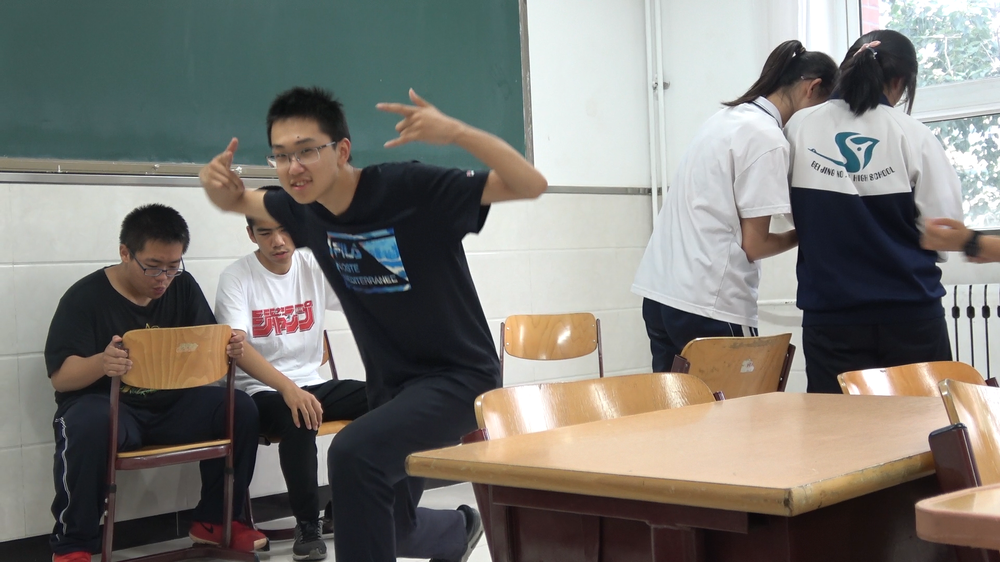
#> input picture python/AI/visual/shy.png, 1000 x 562 px, shrunk from 1920 x 1080 before the run, found by its file name
$ python 1.py
#> lines starting #> are read from the running program, lines starting #| are printed output that depends on the picture; after the words box and inside, x2 and y2 are one past the last pixel; in counts of white or black regions, pixels touching at a corner belong together
from time import sleep
import cv2
import sys

def main():
    # [9 lines of commented-out code are left out]
    imagepath = r'E:\\test-sources\\python\\AI\\visual\\shy.png'
    # 获取训练好的人脸的参数数据，这里直接从GitHub上使用默认值
    face_cascade = cv2.CascadeClassifier(r'E:\\test-sources\\python\\AI\\visual\\haarcascade_frontalface_default.xml')
    # 读取图片
    image = cv2.imread(imagepath)
#> image is the input picture: shape (562, 1000, 3); mean B, G, R 117.1, 122.6, 124.7
    gray = cv2.cvtColor(image, cv2.COLOR_BGR2GRAY)
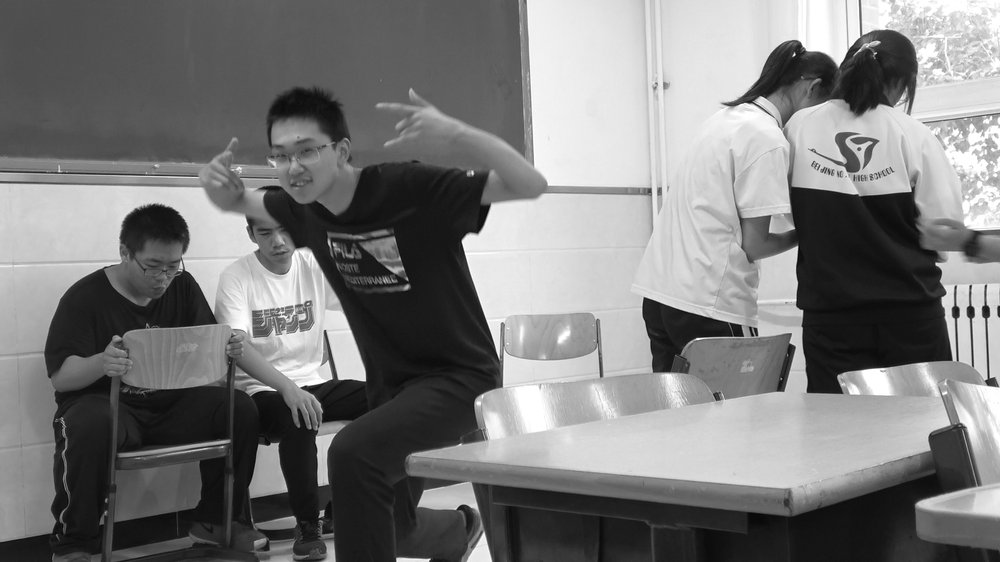
#> gray: shape (562, 1000); min 1, max 255, mean 122.6
    # 探测图片中的人脸
    faces = face_cascade.detectMultiScale(
        gray,
        scaleFactor=1.15,
        minNeighbors=5,
        minSize=(5, 5),
        flags=cv2.CASCADE_SCALE_IMAGE
    )
#> faces = [[255, 118, 86, 86]]
    print ("发现{0}个人脸!".format(len(faces)))
#| 发现1个人脸!
    for(x, y, w, h) in faces:
        # cv2.rectangle(image,(x,y),(x+w,y+w),(0,255,0),2)
        cv2.circle(image, ((x+x+w)/2, (y+y+h)/2), w/2, (0, 255, 0), 2)
#> this loop made 1 pass
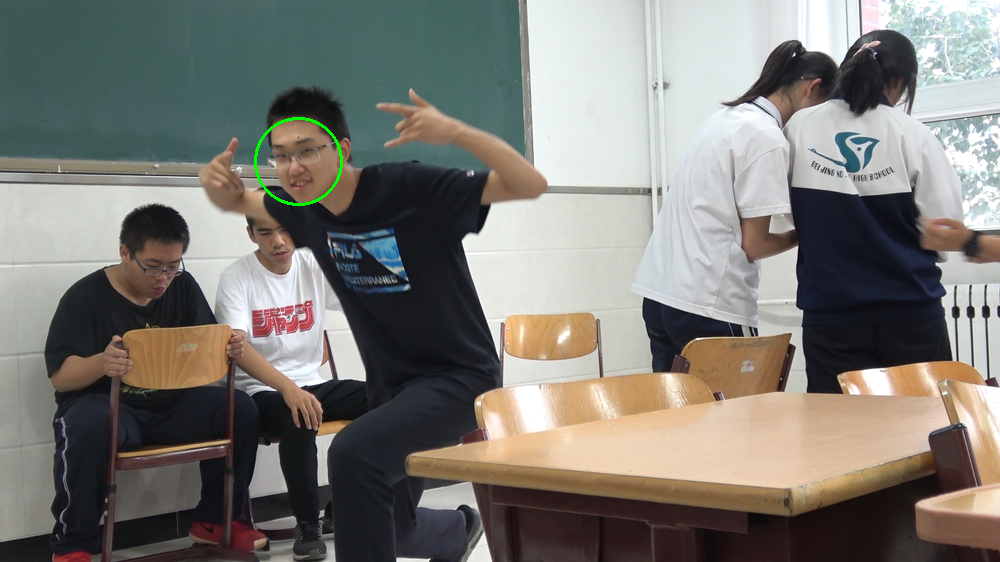
#> image: shape (562, 1000, 3); 0.14% of pixels changed, all inside (x1, y1, x2, y2) = (254, 117, 343, 206)
    cv2.imshow("Find Faces!", image)
    cv2.waitKey(0)
if __name__ == '__main__':
    main()
